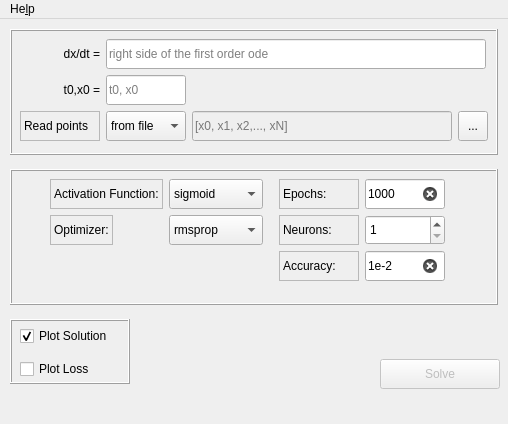
<?xml version="1.0" encoding="UTF-8"?>
<ui version="4.0">
 <class>MainWindow</class>
 <widget class="QMainWindow" name="MainWindow">
  <property name="windowModality">
   <enum>Qt::WindowModal</enum>
  </property>
  <property name="enabled">
   <bool>true</bool>
  </property>
  <property name="geometry">
   <rect>
    <x>0</x>
    <y>0</y>
    <width>508</width>
    <height>424</height>
   </rect>
  </property>
  <property name="sizePolicy">
   <sizepolicy hsizetype="Fixed" vsizetype="Fixed">
    <horstretch>0</horstretch>
    <verstretch>0</verstretch>
   </sizepolicy>
  </property>
  <property name="minimumSize">
   <size>
    <width>508</width>
    <height>424</height>
   </size>
  </property>
  <property name="maximumSize">
   <size>
    <width>508</width>
    <height>424</height>
   </size>
  </property>
  <property name="windowTitle">
   <string>RBNN</string>
  </property>
  <widget class="QWidget" name="centralWidget">
   <widget class="QFrame" name="frIVP">
    <property name="geometry">
     <rect>
      <x>10</x>
      <y>10</y>
      <width>488</width>
      <height>126</height>
     </rect>
    </property>
    <property name="sizePolicy">
     <sizepolicy hsizetype="Fixed" vsizetype="Fixed">
      <horstretch>0</horstretch>
      <verstretch>0</verstretch>
     </sizepolicy>
    </property>
    <property name="minimumSize">
     <size>
      <width>488</width>
      <height>126</height>
     </size>
    </property>
    <property name="maximumSize">
     <size>
      <width>488</width>
      <height>126</height>
     </size>
    </property>
    <property name="frameShape">
     <enum>QFrame::Box</enum>
    </property>
    <property name="frameShadow">
     <enum>QFrame::Raised</enum>
    </property>
    <widget class="QWidget" name="formLayoutWidget_3">
     <property name="geometry">
      <rect>
       <x>10</x>
       <y>10</y>
       <width>468</width>
       <height>106</height>
      </rect>
     </property>
     <layout class="QFormLayout" name="layoutIVP">
      <property name="labelAlignment">
       <set>Qt::AlignCenter</set>
      </property>
      <item row="0" column="0">
       <widget class="QLabel" name="lbEquation">
        <property name="sizePolicy">
         <sizepolicy hsizetype="Fixed" vsizetype="Fixed">
          <horstretch>0</horstretch>
          <verstretch>0</verstretch>
         </sizepolicy>
        </property>
        <property name="minimumSize">
         <size>
          <width>80</width>
          <height>30</height>
         </size>
        </property>
        <property name="maximumSize">
         <size>
          <width>80</width>
          <height>0</height>
         </size>
        </property>
        <property name="frameShape">
         <enum>QFrame::NoFrame</enum>
        </property>
        <property name="frameShadow">
         <enum>QFrame::Plain</enum>
        </property>
        <property name="text">
         <string>dx/dt =</string>
        </property>
        <property name="textFormat">
         <enum>Qt::RichText</enum>
        </property>
        <property name="scaledContents">
         <bool>false</bool>
        </property>
        <property name="alignment">
         <set>Qt::AlignRight|Qt::AlignTrailing|Qt::AlignVCenter</set>
        </property>
       </widget>
      </item>
      <item row="0" column="1">
       <widget class="QLineEdit" name="editEquation">
        <property name="sizePolicy">
         <sizepolicy hsizetype="Fixed" vsizetype="Fixed">
          <horstretch>0</horstretch>
          <verstretch>0</verstretch>
         </sizepolicy>
        </property>
        <property name="minimumSize">
         <size>
          <width>380</width>
          <height>30</height>
         </size>
        </property>
        <property name="maximumSize">
         <size>
          <width>380</width>
          <height>30</height>
         </size>
        </property>
        <property name="toolTip">
         <string>f(x, t)</string>
        </property>
        <property name="statusTip">
         <string/>
        </property>
        <property name="inputMask">
         <string/>
        </property>
        <property name="text">
         <string/>
        </property>
        <property name="placeholderText">
         <string>right side of the first order ode</string>
        </property>
        <property name="clearButtonEnabled">
         <bool>true</bool>
        </property>
       </widget>
      </item>
      <item row="1" column="0">
       <widget class="QLabel" name="lbInitialCondition">
        <property name="sizePolicy">
         <sizepolicy hsizetype="Fixed" vsizetype="Fixed">
          <horstretch>0</horstretch>
          <verstretch>0</verstretch>
         </sizepolicy>
        </property>
        <property name="minimumSize">
         <size>
          <width>80</width>
          <height>30</height>
         </size>
        </property>
        <property name="maximumSize">
         <size>
          <width>80</width>
          <height>30</height>
         </size>
        </property>
        <property name="frameShape">
         <enum>QFrame::NoFrame</enum>
        </property>
        <property name="frameShadow">
         <enum>QFrame::Plain</enum>
        </property>
        <property name="text">
         <string>t0,x0 =</string>
        </property>
        <property name="alignment">
         <set>Qt::AlignRight|Qt::AlignTrailing|Qt::AlignVCenter</set>
        </property>
       </widget>
      </item>
      <item row="1" column="1">
       <widget class="QLineEdit" name="editInitialCondition">
        <property name="sizePolicy">
         <sizepolicy hsizetype="Fixed" vsizetype="Fixed">
          <horstretch>0</horstretch>
          <verstretch>0</verstretch>
         </sizepolicy>
        </property>
        <property name="minimumSize">
         <size>
          <width>80</width>
          <height>30</height>
         </size>
        </property>
        <property name="maximumSize">
         <size>
          <width>80</width>
          <height>30</height>
         </size>
        </property>
        <property name="toolTip">
         <string>initial condition</string>
        </property>
        <property name="statusTip">
         <string/>
        </property>
        <property name="inputMethodHints">
         <set>Qt::ImhExclusiveInputMask</set>
        </property>
        <property name="placeholderText">
         <string>t0, x0</string>
        </property>
        <property name="clearButtonEnabled">
         <bool>true</bool>
        </property>
       </widget>
      </item>
      <item row="2" column="0">
       <widget class="QLabel" name="lbSolutionInterval">
        <property name="sizePolicy">
         <sizepolicy hsizetype="Fixed" vsizetype="Fixed">
          <horstretch>0</horstretch>
          <verstretch>0</verstretch>
         </sizepolicy>
        </property>
        <property name="minimumSize">
         <size>
          <width>80</width>
          <height>30</height>
         </size>
        </property>
        <property name="maximumSize">
         <size>
          <width>80</width>
          <height>30</height>
         </size>
        </property>
        <property name="frameShape">
         <enum>QFrame::StyledPanel</enum>
        </property>
        <property name="text">
         <string>Read points  </string>
        </property>
        <property name="alignment">
         <set>Qt::AlignLeading|Qt::AlignLeft|Qt::AlignVCenter</set>
        </property>
       </widget>
      </item>
      <item row="2" column="1">
       <layout class="QHBoxLayout" name="layoutPoints">
        <item>
         <widget class="QComboBox" name="cbPoints">
          <property name="minimumSize">
           <size>
            <width>80</width>
            <height>30</height>
           </size>
          </property>
          <property name="maximumSize">
           <size>
            <width>80</width>
            <height>30</height>
           </size>
          </property>
          <property name="toolTip">
           <string>from where to load interval solution</string>
          </property>
          <item>
           <property name="text">
            <string>from file</string>
           </property>
          </item>
          <item>
           <property name="text">
            <string>direct</string>
           </property>
          </item>
         </widget>
        </item>
        <item>
         <widget class="QLineEdit" name="editSolutionInterval">
          <property name="enabled">
           <bool>false</bool>
          </property>
          <property name="minimumSize">
           <size>
            <width>0</width>
            <height>30</height>
           </size>
          </property>
          <property name="maximumSize">
           <size>
            <width>16777215</width>
            <height>30</height>
           </size>
          </property>
          <property name="toolTip">
           <string/>
          </property>
          <property name="statusTip">
           <string/>
          </property>
          <property name="placeholderText">
           <string>[x0, x1, x2,..., xN]</string>
          </property>
          <property name="clearButtonEnabled">
           <bool>false</bool>
          </property>
         </widget>
        </item>
        <item>
         <widget class="QToolButton" name="btnLoadFromFile">
          <property name="minimumSize">
           <size>
            <width>30</width>
            <height>30</height>
           </size>
          </property>
          <property name="maximumSize">
           <size>
            <width>30</width>
            <height>30</height>
           </size>
          </property>
          <property name="toolTip">
           <string>load interval from file</string>
          </property>
          <property name="text">
           <string>...</string>
          </property>
          <property name="checkable">
           <bool>false</bool>
          </property>
          <property name="checked">
           <bool>false</bool>
          </property>
          <property name="autoRepeat">
           <bool>false</bool>
          </property>
         </widget>
        </item>
       </layout>
      </item>
     </layout>
    </widget>
   </widget>
   <widget class="QFrame" name="frRBNN">
    <property name="geometry">
     <rect>
      <x>10</x>
      <y>150</y>
      <width>488</width>
      <height>136</height>
     </rect>
    </property>
    <property name="sizePolicy">
     <sizepolicy hsizetype="Fixed" vsizetype="Fixed">
      <horstretch>0</horstretch>
      <verstretch>0</verstretch>
     </sizepolicy>
    </property>
    <property name="minimumSize">
     <size>
      <width>488</width>
      <height>136</height>
     </size>
    </property>
    <property name="maximumSize">
     <size>
      <width>488</width>
      <height>136</height>
     </size>
    </property>
    <property name="frameShape">
     <enum>QFrame::Box</enum>
    </property>
    <property name="frameShadow">
     <enum>QFrame::Raised</enum>
    </property>
    <widget class="QWidget" name="layoutWidget">
     <property name="geometry">
      <rect>
       <x>40</x>
       <y>10</y>
       <width>451</width>
       <height>114</height>
      </rect>
     </property>
     <layout class="QHBoxLayout" name="layoutRBNN">
      <property name="spacing">
       <number>6</number>
      </property>
      <item>
       <layout class="QVBoxLayout" name="layoutConfigSelect">
        <item>
         <layout class="QFormLayout" name="layoutConfigCB">
          <item row="0" column="0">
           <widget class="QLabel" name="lbActivationFunction">
            <property name="sizePolicy">
             <sizepolicy hsizetype="Fixed" vsizetype="Fixed">
              <horstretch>0</horstretch>
              <verstretch>0</verstretch>
             </sizepolicy>
            </property>
            <property name="minimumSize">
             <size>
              <width>0</width>
              <height>30</height>
             </size>
            </property>
            <property name="maximumSize">
             <size>
              <width>16777215</width>
              <height>30</height>
             </size>
            </property>
            <property name="frameShape">
             <enum>QFrame::StyledPanel</enum>
            </property>
            <property name="text">
             <string>Activation Function:</string>
            </property>
           </widget>
          </item>
          <item row="0" column="1">
           <widget class="QComboBox" name="cbActivationFunction">
            <property name="sizePolicy">
             <sizepolicy hsizetype="Fixed" vsizetype="Fixed">
              <horstretch>0</horstretch>
              <verstretch>0</verstretch>
             </sizepolicy>
            </property>
            <property name="minimumSize">
             <size>
              <width>94</width>
              <height>30</height>
             </size>
            </property>
            <property name="maximumSize">
             <size>
              <width>94</width>
              <height>30</height>
             </size>
            </property>
            <property name="toolTip">
             <string>which activation function to use</string>
            </property>
            <property name="statusTip">
             <string/>
            </property>
            <property name="currentIndex">
             <number>0</number>
            </property>
            <item>
             <property name="text">
              <string>sigmoid</string>
             </property>
            </item>
            <item>
             <property name="text">
              <string>tanh</string>
             </property>
            </item>
            <item>
             <property name="text">
              <string>relu</string>
             </property>
            </item>
           </widget>
          </item>
          <item row="1" column="0">
           <widget class="QLabel" name="lbOptimizer">
            <property name="sizePolicy">
             <sizepolicy hsizetype="Fixed" vsizetype="Fixed">
              <horstretch>0</horstretch>
              <verstretch>0</verstretch>
             </sizepolicy>
            </property>
            <property name="minimumSize">
             <size>
              <width>0</width>
              <height>30</height>
             </size>
            </property>
            <property name="maximumSize">
             <size>
              <width>16777215</width>
              <height>30</height>
             </size>
            </property>
            <property name="frameShape">
             <enum>QFrame::StyledPanel</enum>
            </property>
            <property name="text">
             <string>Optimizer:</string>
            </property>
           </widget>
          </item>
          <item row="1" column="1">
           <widget class="QComboBox" name="cbOptimizer">
            <property name="sizePolicy">
             <sizepolicy hsizetype="Fixed" vsizetype="Fixed">
              <horstretch>0</horstretch>
              <verstretch>0</verstretch>
             </sizepolicy>
            </property>
            <property name="minimumSize">
             <size>
              <width>94</width>
              <height>30</height>
             </size>
            </property>
            <property name="maximumSize">
             <size>
              <width>94</width>
              <height>30</height>
             </size>
            </property>
            <property name="toolTip">
             <string>which optimization method to use</string>
            </property>
            <property name="statusTip">
             <string/>
            </property>
            <property name="currentIndex">
             <number>0</number>
            </property>
            <item>
             <property name="text">
              <string>rmsprop</string>
             </property>
            </item>
            <item>
             <property name="text">
              <string>adam</string>
             </property>
            </item>
            <item>
             <property name="text">
              <string>sgd</string>
             </property>
            </item>
           </widget>
          </item>
         </layout>
        </item>
       </layout>
      </item>
      <item>
       <layout class="QFormLayout" name="layoutConfigEdit">
        <item row="0" column="0">
         <widget class="QLabel" name="lbIterations">
          <property name="sizePolicy">
           <sizepolicy hsizetype="Fixed" vsizetype="Fixed">
            <horstretch>0</horstretch>
            <verstretch>0</verstretch>
           </sizepolicy>
          </property>
          <property name="minimumSize">
           <size>
            <width>80</width>
            <height>30</height>
           </size>
          </property>
          <property name="maximumSize">
           <size>
            <width>80</width>
            <height>30</height>
           </size>
          </property>
          <property name="frameShape">
           <enum>QFrame::StyledPanel</enum>
          </property>
          <property name="text">
           <string>Epochs:</string>
          </property>
          <property name="textFormat">
           <enum>Qt::AutoText</enum>
          </property>
         </widget>
        </item>
        <item row="0" column="1">
         <widget class="QLineEdit" name="editIterations">
          <property name="sizePolicy">
           <sizepolicy hsizetype="Fixed" vsizetype="Fixed">
            <horstretch>0</horstretch>
            <verstretch>0</verstretch>
           </sizepolicy>
          </property>
          <property name="minimumSize">
           <size>
            <width>80</width>
            <height>30</height>
           </size>
          </property>
          <property name="maximumSize">
           <size>
            <width>80</width>
            <height>30</height>
           </size>
          </property>
          <property name="toolTip">
           <string>number of epochs of the training</string>
          </property>
          <property name="statusTip">
           <string/>
          </property>
          <property name="text">
           <string>1000</string>
          </property>
          <property name="placeholderText">
           <string>1000</string>
          </property>
          <property name="clearButtonEnabled">
           <bool>true</bool>
          </property>
         </widget>
        </item>
        <item row="1" column="0">
         <widget class="QLabel" name="lbNeurons">
          <property name="sizePolicy">
           <sizepolicy hsizetype="Fixed" vsizetype="Fixed">
            <horstretch>0</horstretch>
            <verstretch>0</verstretch>
           </sizepolicy>
          </property>
          <property name="minimumSize">
           <size>
            <width>80</width>
            <height>30</height>
           </size>
          </property>
          <property name="maximumSize">
           <size>
            <width>80</width>
            <height>30</height>
           </size>
          </property>
          <property name="frameShape">
           <enum>QFrame::StyledPanel</enum>
          </property>
          <property name="text">
           <string>Neurons: </string>
          </property>
         </widget>
        </item>
        <item row="2" column="0">
         <widget class="QLabel" name="lbAccuracy">
          <property name="sizePolicy">
           <sizepolicy hsizetype="Fixed" vsizetype="Fixed">
            <horstretch>0</horstretch>
            <verstretch>0</verstretch>
           </sizepolicy>
          </property>
          <property name="minimumSize">
           <size>
            <width>80</width>
            <height>30</height>
           </size>
          </property>
          <property name="maximumSize">
           <size>
            <width>80</width>
            <height>30</height>
           </size>
          </property>
          <property name="frameShape">
           <enum>QFrame::StyledPanel</enum>
          </property>
          <property name="text">
           <string>Accuracy:</string>
          </property>
          <property name="textFormat">
           <enum>Qt::AutoText</enum>
          </property>
         </widget>
        </item>
        <item row="2" column="1">
         <widget class="QLineEdit" name="editAccuracy">
          <property name="sizePolicy">
           <sizepolicy hsizetype="Fixed" vsizetype="Fixed">
            <horstretch>0</horstretch>
            <verstretch>0</verstretch>
           </sizepolicy>
          </property>
          <property name="minimumSize">
           <size>
            <width>80</width>
            <height>30</height>
           </size>
          </property>
          <property name="maximumSize">
           <size>
            <width>80</width>
            <height>30</height>
           </size>
          </property>
          <property name="toolTip">
           <string>desired solution precision</string>
          </property>
          <property name="statusTip">
           <string/>
          </property>
          <property name="text">
           <string>1e-2</string>
          </property>
          <property name="placeholderText">
           <string>1e-2</string>
          </property>
          <property name="clearButtonEnabled">
           <bool>true</bool>
          </property>
         </widget>
        </item>
        <item row="1" column="1">
         <widget class="QSpinBox" name="editNeurons">
          <property name="sizePolicy">
           <sizepolicy hsizetype="Fixed" vsizetype="Fixed">
            <horstretch>0</horstretch>
            <verstretch>0</verstretch>
           </sizepolicy>
          </property>
          <property name="maximumSize">
           <size>
            <width>80</width>
            <height>30</height>
           </size>
          </property>
          <property name="toolTip">
           <string>number of neurons in the hidden layer (can't be greater than points in interval)</string>
          </property>
          <property name="minimum">
           <number>1</number>
          </property>
          <property name="maximum">
           <number>999999999</number>
          </property>
         </widget>
        </item>
       </layout>
      </item>
     </layout>
    </widget>
   </widget>
   <widget class="QPushButton" name="btnSolve">
    <property name="enabled">
     <bool>false</bool>
    </property>
    <property name="geometry">
     <rect>
      <x>380</x>
      <y>340</y>
      <width>120</width>
      <height>30</height>
     </rect>
    </property>
    <property name="sizePolicy">
     <sizepolicy hsizetype="Fixed" vsizetype="Fixed">
      <horstretch>0</horstretch>
      <verstretch>0</verstretch>
     </sizepolicy>
    </property>
    <property name="minimumSize">
     <size>
      <width>120</width>
      <height>30</height>
     </size>
    </property>
    <property name="maximumSize">
     <size>
      <width>120</width>
      <height>30</height>
     </size>
    </property>
    <property name="text">
     <string>Solve</string>
    </property>
   </widget>
   <widget class="QFrame" name="frame">
    <property name="geometry">
     <rect>
      <x>10</x>
      <y>300</y>
      <width>120</width>
      <height>65</height>
     </rect>
    </property>
    <property name="minimumSize">
     <size>
      <width>120</width>
      <height>65</height>
     </size>
    </property>
    <property name="maximumSize">
     <size>
      <width>120</width>
      <height>65</height>
     </size>
    </property>
    <property name="frameShape">
     <enum>QFrame::Box</enum>
    </property>
    <property name="frameShadow">
     <enum>QFrame::Raised</enum>
    </property>
    <widget class="QWidget" name="layoutWidget">
     <property name="geometry">
      <rect>
       <x>10</x>
       <y>0</y>
       <width>132</width>
       <height>62</height>
      </rect>
     </property>
     <layout class="QVBoxLayout" name="verticalLayout">
      <item>
       <widget class="QCheckBox" name="cbPlotSolution">
        <property name="sizePolicy">
         <sizepolicy hsizetype="Fixed" vsizetype="Fixed">
          <horstretch>0</horstretch>
          <verstretch>0</verstretch>
         </sizepolicy>
        </property>
        <property name="minimumSize">
         <size>
          <width>0</width>
          <height>30</height>
         </size>
        </property>
        <property name="maximumSize">
         <size>
          <width>16777215</width>
          <height>30</height>
         </size>
        </property>
        <property name="toolTip">
         <string>whatever to show a graphical solution or not</string>
        </property>
        <property name="statusTip">
         <string/>
        </property>
        <property name="text">
         <string>Plot Solution</string>
        </property>
        <property name="checked">
         <bool>true</bool>
        </property>
        <property name="tristate">
         <bool>false</bool>
        </property>
       </widget>
      </item>
      <item>
       <widget class="QCheckBox" name="cbPlotLoss">
        <property name="toolTip">
         <string>whatever to show the loss vs. epoch history or not</string>
        </property>
        <property name="statusTip">
         <string/>
        </property>
        <property name="text">
         <string>Plot Loss</string>
        </property>
       </widget>
      </item>
     </layout>
    </widget>
   </widget>
  </widget>
  <widget class="QMenuBar" name="menuBar">
   <property name="geometry">
    <rect>
     <x>0</x>
     <y>0</y>
     <width>508</width>
     <height>25</height>
    </rect>
   </property>
   <widget class="QMenu" name="menuHelp">
    <property name="title">
     <string>He&amp;lp</string>
    </property>
    <addaction name="actionProgram"/>
    <addaction name="actionAbout"/>
   </widget>
   <addaction name="menuHelp"/>
  </widget>
  <widget class="QStatusBar" name="statusBar">
   <property name="sizeGripEnabled">
    <bool>false</bool>
   </property>
  </widget>
  <action name="actionAbout">
   <property name="text">
    <string>&amp;About</string>
   </property>
  </action>
  <action name="actionProgram">
   <property name="text">
    <string>&amp;Program</string>
   </property>
  </action>
 </widget>
 <resources/>
 <connections/>
</ui>
